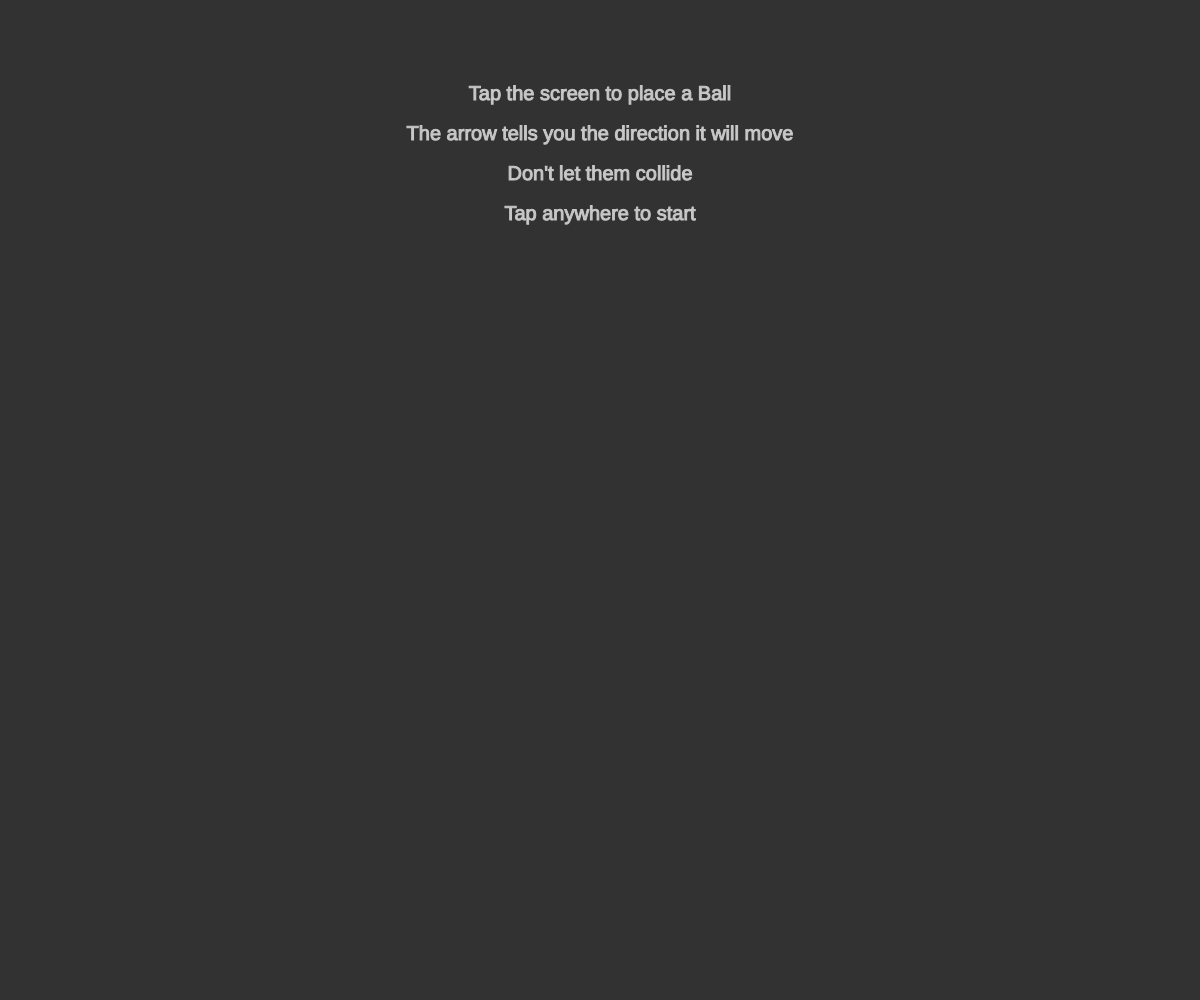
Frame 1 (no input)
Frame 60 (no input): identical to frame 1, image omitted
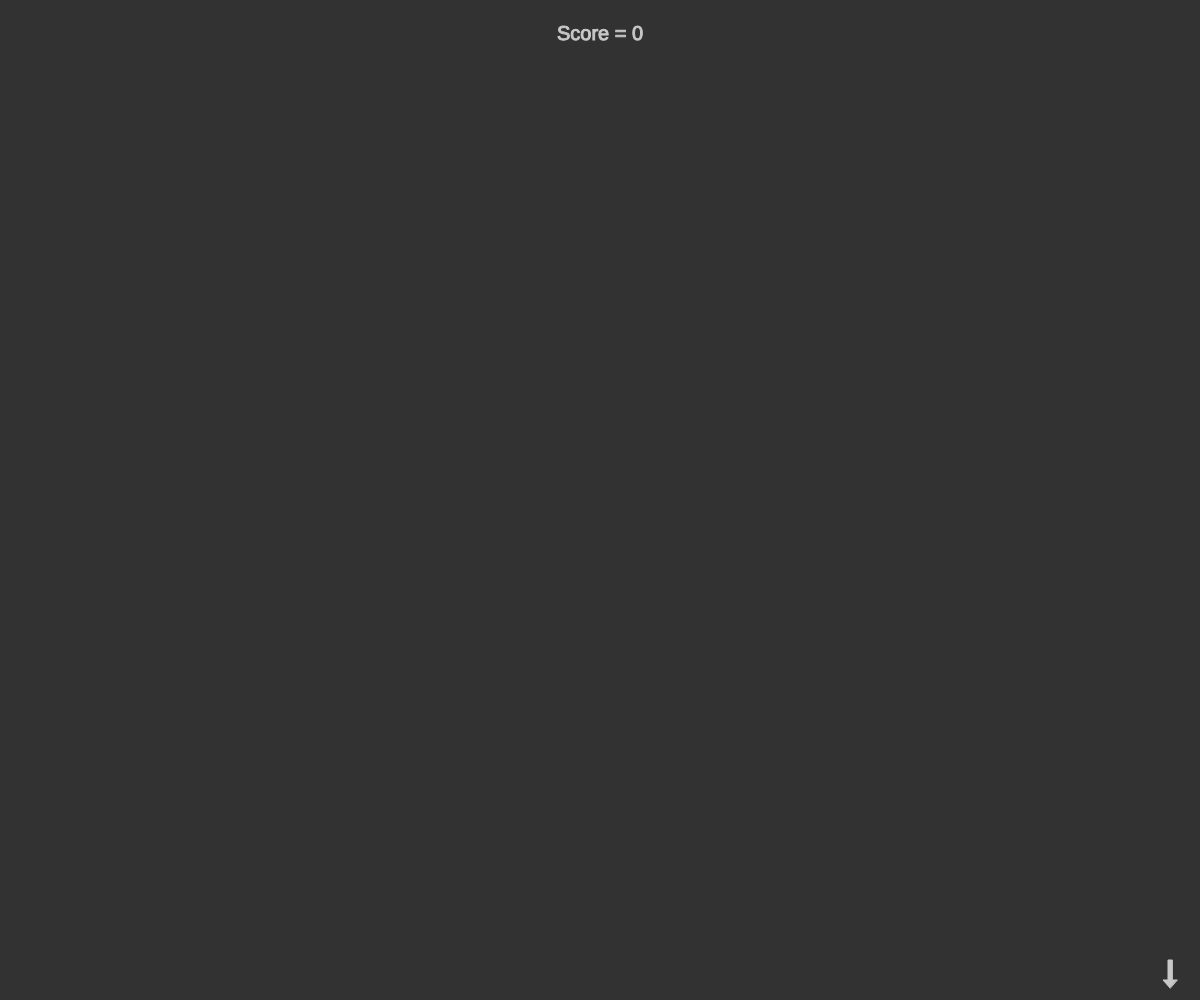
Frame 120 (the mouse pressed at the canvas centre since frame 60)

The p5.js sketch that drew these frames (run headless with seeded random() and noise() and a simulated clock; from frame 60 on, the mouse is pressed at the canvas centre):

// p5.js sketch
// ── sketch.js
let dots = [];
let speed = 2;
let nextDir = 0;
let size = 15;
let start = 0;

function setup() {
  createCanvas(windowWidth, windowHeight);
  textSize(20);
  textAlign(CENTER);
  nextDir = int(random(0, 4));
}

function draw() {
  background(50);

  if (start == 0) {
    startScreen();
  } else {
    runGame();
  }
}

class Dots {
  constructor(xPos, yPos, dir) {
    this.x = xPos;
    this.y = yPos;
    this.d = dir;
    this.r = random(75, 255);
    this.g = random(75, 255);
    this.b = random(75, 255);
  }
  drawDot() {
    fill(this.r, this.g, this.b);
    stroke(this.r, this.g, this.b);
    ellipse(this.x, this.y, size, size);
  }
  moveDot() {
    if (this.d == 1) {
      // Right
      this.x = this.x + speed;
      if (this.x > width + size / 2) {
        this.x = -size / 2;
      }
    } else if (this.d == 3) {
      // Left
      this.x = this.x - speed;
      if (this.x < -size / 2) {
        this.x = width + size / 2;
      }
    } else if (this.d == 0) {
      // Up
      this.y = this.y - speed;
      if (this.y < -size / 2) {
        this.y = height + size / 2;
      }
    } else if (this.d == 2) {
      // Down
      this.y = this.y + speed;
      if (this.y > height + size / 2) {
        this.y = -size / 2;
      }
    }
  }
}

function startScreen() {
  fill(200);
  stroke(200);
  text("Tap the screen to place a Ball", width / 2, 100);
  text("The arrow tells you the direction it will move", width / 2, 140);
  text("Don't let them collide", width / 2, 180);
  text("Tap anywhere to start", width / 2, 220);
}

function endScreen() {
  drawScore();
  text("Tap the screen to restart", width / 2, 150);
}

function runGame() {
  background(50);

  for (let i = 0; i < dots.length; i++) {
    dots[i].drawDot();
    dots[i].moveDot();
  }
  drawDir();
  checkEnd();
  drawScore();
}

function drawDir() {
  fill(200);
  stroke(200);

  drawArrow((nextDir * PI) / 2);
}

function drawScore() {
  fill(200);
  stroke(200);
  text("Score = " + dots.length, width / 2, 40);
}

function checkEnd() {
  for (let i = 0; i < dots.length; i++) {
    for (let j = 0; j < dots.length; j++) {
      if (i != j) {
        let d = dist(dots[i].x, dots[i].y, dots[j].x, dots[j].y);
        if (d < size) {
          endScreen();
          start = 2;
          noLoop();
        }
      }
    }
  }
}

function mousePressed() {
  if (start == 0) {
    start = 1;
  } else if (start == 2) {
    start = 0;
    restart();
  } else if (mouseX < width - size / 2 && mouseY < height - size / 2) {
    dots.push(new Dots(mouseX, mouseY, nextDir));
    nextDir = int(random(0, 4));
    if (dots.length % 4 == 0) {
      speed += 0.3;
    }
  }
}

function drawArrow(ang) {
  push();
  translate(width - 30, height - 30);
  rotate(ang);
  rect(-2, -10, 4, 20);
  triangle(-7, -10, 7, -10, 0, -18);
  pop();
}

function restart() {
  dots.splice(0, dots.length);
  nextDir = int(random(0, 4));
  start = 0;
  score = 0;
  loop();
}

function touchReleased() {
  return false;
}
